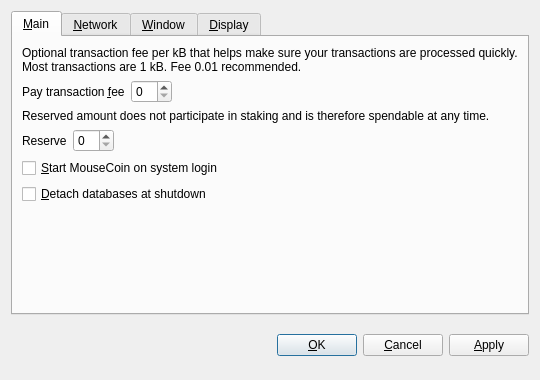
<?xml version="1.0" encoding="UTF-8"?>
<ui version="4.0">
 <class>OptionsDialog</class>
 <widget class="QDialog" name="OptionsDialog">
  <property name="geometry">
   <rect>
    <x>0</x>
    <y>0</y>
    <width>540</width>
    <height>380</height>
   </rect>
  </property>
  <property name="windowTitle">
   <string>Options</string>
  </property>
  <property name="modal">
   <bool>true</bool>
  </property>
  <layout class="QVBoxLayout" name="verticalLayout">
   <item>
    <widget class="QTabWidget" name="tabWidget">
     <property name="tabPosition">
      <enum>QTabWidget::North</enum>
     </property>
     <property name="currentIndex">
      <number>0</number>
     </property>
     <widget class="QWidget" name="tabMain">
      <attribute name="title">
       <string>&amp;Main</string>
      </attribute>
      <layout class="QVBoxLayout" name="verticalLayout_Main">
       <item>
        <widget class="QLabel" name="transactionFeeInfoLabel">
         <property name="text">
          <string>Optional transaction fee per kB that helps make sure your transactions are processed quickly. Most transactions are 1 kB. Fee 0.01 recommended.</string>
         </property>
         <property name="textFormat">
          <enum>Qt::PlainText</enum>
         </property>
         <property name="wordWrap">
          <bool>true</bool>
         </property>
        </widget>
       </item>
       <item>
        <layout class="QHBoxLayout" name="horizontalLayoutFee">
         <item>
          <widget class="QLabel" name="transactionFeeLabel">
           <property name="text">
            <string>Pay transaction &amp;fee</string>
           </property>
           <property name="textFormat">
            <enum>Qt::PlainText</enum>
           </property>
           <property name="buddy">
            <cstring>transactionFee</cstring>
           </property>
          </widget>
         </item>
         <item>
          <widget class="BitcoinAmountField" name="transactionFee"/>
         </item>
         <item>
          <spacer name="horizontalSpacerFee">
           <property name="orientation">
            <enum>Qt::Horizontal</enum>
           </property>
           <property name="sizeHint" stdset="0">
            <size>
             <width>40</width>
             <height>20</height>
            </size>
           </property>
          </spacer>
         </item>
        </layout>
       </item>
       <item>
        <widget class="QLabel" name="reserveBalanceInfoLabel">
         <property name="text">
          <string>Reserved amount does not participate in staking and is therefore spendable at any time.</string>
         </property>
         <property name="textFormat">
          <enum>Qt::PlainText</enum>
         </property>
         <property name="wordWrap">
          <bool>true</bool>
         </property>
        </widget>
       </item>
       <item>
        <layout class="QHBoxLayout" name="horizontalLayoutReserveBalance">
         <item>
          <widget class="QLabel" name="reserveBalanceLabel">
           <property name="text">
            <string>Reserve</string>
           </property>
           <property name="textFormat">
            <enum>Qt::PlainText</enum>
           </property>
           <property name="buddy">
            <cstring>reserveBalance</cstring>
           </property>
          </widget>
         </item>
         <item>
          <widget class="BitcoinAmountField" name="reserveBalance"/>
         </item>
         <item>
          <spacer name="horizontalSpacerReserveBalance">
           <property name="orientation">
            <enum>Qt::Horizontal</enum>
           </property>
           <property name="sizeHint" stdset="0">
            <size>
             <width>40</width>
             <height>20</height>
            </size>
           </property>
          </spacer>
         </item>
        </layout>
       </item>
       <item>
        <widget class="QCheckBox" name="bitcoinAtStartup">
         <property name="toolTip">
          <string>Automatically start MouseCoin after logging in to the system.</string>
         </property>
         <property name="text">
          <string>&amp;Start MouseCoin on system login</string>
         </property>
        </widget>
       </item>
       <item>
        <widget class="QCheckBox" name="detachDatabases">
         <property name="toolTip">
          <string>Detach block and address databases at shutdown. This means they can be moved to another data directory, but it slows down shutdown. The wallet is always detached.</string>
         </property>
         <property name="text">
          <string>&amp;Detach databases at shutdown</string>
         </property>
        </widget>
       </item>
       <item>
        <spacer name="verticalSpacer_Main">
         <property name="orientation">
          <enum>Qt::Vertical</enum>
         </property>
         <property name="sizeHint" stdset="0">
          <size>
           <width>20</width>
           <height>40</height>
          </size>
         </property>
        </spacer>
       </item>
      </layout>
     </widget>
     <widget class="QWidget" name="tabNetwork">
      <attribute name="title">
       <string>&amp;Network</string>
      </attribute>
      <layout class="QVBoxLayout" name="verticalLayout_Network">
       <item>
        <widget class="QCheckBox" name="mapPortUpnp">
         <property name="toolTip">
          <string>Automatically open the MouseCoin client port on the router. This only works when your router supports UPnP and it is enabled.</string>
         </property>
         <property name="text">
          <string>Map port using &amp;UPnP</string>
         </property>
        </widget>
       </item>
       <item>
        <widget class="QCheckBox" name="connectSocks">
         <property name="toolTip">
          <string>Connect to the MouseCoin network through a SOCKS proxy (e.g. when connecting through Tor).</string>
         </property>
         <property name="text">
          <string>&amp;Connect through SOCKS proxy:</string>
         </property>
        </widget>
       </item>
       <item>
        <layout class="QHBoxLayout" name="horizontalLayout_Network">
         <item>
          <widget class="QLabel" name="proxyIpLabel">
           <property name="text">
            <string>Proxy &amp;IP:</string>
           </property>
           <property name="textFormat">
            <enum>Qt::PlainText</enum>
           </property>
           <property name="buddy">
            <cstring>proxyIp</cstring>
           </property>
          </widget>
         </item>
         <item>
          <widget class="QValidatedLineEdit" name="proxyIp">
           <property name="maximumSize">
            <size>
             <width>140</width>
             <height>16777215</height>
            </size>
           </property>
           <property name="toolTip">
            <string>IP address of the proxy (e.g. 127.0.0.1)</string>
           </property>
          </widget>
         </item>
         <item>
          <widget class="QLabel" name="proxyPortLabel">
           <property name="text">
            <string>&amp;Port:</string>
           </property>
           <property name="textFormat">
            <enum>Qt::PlainText</enum>
           </property>
           <property name="buddy">
            <cstring>proxyPort</cstring>
           </property>
          </widget>
         </item>
         <item>
          <widget class="QLineEdit" name="proxyPort">
           <property name="maximumSize">
            <size>
             <width>55</width>
             <height>16777215</height>
            </size>
           </property>
           <property name="toolTip">
            <string>Port of the proxy (e.g. 9050)</string>
           </property>
          </widget>
         </item>
         <item>
          <widget class="QLabel" name="socksVersionLabel">
           <property name="text">
            <string>SOCKS &amp;Version:</string>
           </property>
           <property name="textFormat">
            <enum>Qt::PlainText</enum>
           </property>
           <property name="buddy">
            <cstring>socksVersion</cstring>
           </property>
          </widget>
         </item>
         <item>
          <widget class="QValueComboBox" name="socksVersion">
           <property name="toolTip">
            <string>SOCKS version of the proxy (e.g. 5)</string>
           </property>
          </widget>
         </item>
         <item>
          <spacer name="horizontalSpacer_Network">
           <property name="orientation">
            <enum>Qt::Horizontal</enum>
           </property>
           <property name="sizeHint" stdset="0">
            <size>
             <width>40</width>
             <height>20</height>
            </size>
           </property>
          </spacer>
         </item>
        </layout>
       </item>
       <item>
        <spacer name="verticalSpacer_Network">
         <property name="orientation">
          <enum>Qt::Vertical</enum>
         </property>
         <property name="sizeHint" stdset="0">
          <size>
           <width>20</width>
           <height>40</height>
          </size>
         </property>
        </spacer>
       </item>
      </layout>
     </widget>
     <widget class="QWidget" name="tabWindow">
      <attribute name="title">
       <string>&amp;Window</string>
      </attribute>
      <layout class="QVBoxLayout" name="verticalLayout_Window">
       <item>
        <widget class="QCheckBox" name="minimizeToTray">
         <property name="toolTip">
          <string>Show only a tray icon after minimizing the window.</string>
         </property>
         <property name="text">
          <string>&amp;Minimize to the tray instead of the taskbar</string>
         </property>
        </widget>
       </item>
       <item>
        <widget class="QCheckBox" name="minimizeOnClose">
         <property name="toolTip">
          <string>Minimize instead of exit the application when the window is closed. When this option is enabled, the application will be closed only after selecting Quit in the menu.</string>
         </property>
         <property name="text">
          <string>M&amp;inimize on close</string>
         </property>
        </widget>
       </item>
       <item>
        <spacer name="verticalSpacer_Window">
         <property name="orientation">
          <enum>Qt::Vertical</enum>
         </property>
         <property name="sizeHint" stdset="0">
          <size>
           <width>20</width>
           <height>40</height>
          </size>
         </property>
        </spacer>
       </item>
      </layout>
     </widget>
     <widget class="QWidget" name="tabDisplay">
      <attribute name="title">
       <string>&amp;Display</string>
      </attribute>
      <layout class="QVBoxLayout" name="verticalLayout_Display">
       <item>
        <layout class="QHBoxLayout" name="horizontalLayout_1_Display">
         <item>
          <widget class="QLabel" name="langLabel">
           <property name="text">
            <string>User Interface &amp;language:</string>
           </property>
           <property name="textFormat">
            <enum>Qt::PlainText</enum>
           </property>
           <property name="buddy">
            <cstring>lang</cstring>
           </property>
          </widget>
         </item>
         <item>
          <widget class="QValueComboBox" name="lang">
           <property name="toolTip">
            <string>The user interface language can be set here. This setting will take effect after restarting MouseCoin.</string>
           </property>
          </widget>
         </item>
        </layout>
       </item>
       <item>
        <layout class="QHBoxLayout" name="horizontalLayout_2_Display">
         <item>
          <widget class="QLabel" name="unitLabel">
           <property name="text">
            <string>&amp;Unit to show amounts in:</string>
           </property>
           <property name="textFormat">
            <enum>Qt::PlainText</enum>
           </property>
           <property name="buddy">
            <cstring>unit</cstring>
           </property>
          </widget>
         </item>
         <item>
          <widget class="QValueComboBox" name="unit">
           <property name="toolTip">
            <string>Choose the default subdivision unit to show in the interface and when sending coins.</string>
           </property>
          </widget>
         </item>
        </layout>
       </item>
       <item>
        <widget class="QCheckBox" name="displayAddresses">
         <property name="toolTip">
          <string>Whether to show MouseCoin addresses in the transaction list or not.</string>
         </property>
         <property name="text">
          <string>&amp;Display addresses in transaction list</string>
         </property>
        </widget>
       </item>
       <item>
        <widget class="QCheckBox" name="coinControlFeatures">
         <property name="toolTip">
          <string>Whether to show coin control features or not.</string>
         </property>
         <property name="text">
          <string>Display coin &amp;control features (experts only!)</string>
         </property>
        </widget>
       </item>
       <item>
        <spacer name="verticalSpacer_Display">
         <property name="orientation">
          <enum>Qt::Vertical</enum>
         </property>
         <property name="sizeHint" stdset="0">
          <size>
           <width>20</width>
           <height>40</height>
          </size>
         </property>
        </spacer>
       </item>
      </layout>
     </widget>
    </widget>
   </item>
   <item>
    <layout class="QHBoxLayout" name="horizontalLayout_Buttons">
     <item>
      <spacer name="horizontalSpacer_1">
       <property name="orientation">
        <enum>Qt::Horizontal</enum>
       </property>
       <property name="sizeHint" stdset="0">
        <size>
         <width>40</width>
         <height>48</height>
        </size>
       </property>
      </spacer>
     </item>
     <item>
      <widget class="QLabel" name="statusLabel">
       <property name="font">
        <font>
         <weight>75</weight>
         <bold>true</bold>
        </font>
       </property>
       <property name="text">
        <string/>
       </property>
       <property name="textFormat">
        <enum>Qt::PlainText</enum>
       </property>
       <property name="wordWrap">
        <bool>true</bool>
       </property>
      </widget>
     </item>
     <item>
      <spacer name="horizontalSpacer_2">
       <property name="orientation">
        <enum>Qt::Horizontal</enum>
       </property>
       <property name="sizeHint" stdset="0">
        <size>
         <width>40</width>
         <height>48</height>
        </size>
       </property>
      </spacer>
     </item>
     <item>
      <widget class="QPushButton" name="okButton">
       <property name="text">
        <string>&amp;OK</string>
       </property>
      </widget>
     </item>
     <item>
      <widget class="QPushButton" name="cancelButton">
       <property name="text">
        <string>&amp;Cancel</string>
       </property>
       <property name="autoDefault">
        <bool>false</bool>
       </property>
      </widget>
     </item>
     <item>
      <widget class="QPushButton" name="applyButton">
       <property name="text">
        <string>&amp;Apply</string>
       </property>
       <property name="autoDefault">
        <bool>false</bool>
       </property>
      </widget>
     </item>
    </layout>
   </item>
  </layout>
 </widget>
 <customwidgets>
  <customwidget>
   <class>BitcoinAmountField</class>
   <extends>QSpinBox</extends>
   <header>bitcoinamountfield.h</header>
  </customwidget>
  <customwidget>
   <class>QValueComboBox</class>
   <extends>QComboBox</extends>
   <header>qvaluecombobox.h</header>
  </customwidget>
  <customwidget>
   <class>QValidatedLineEdit</class>
   <extends>QLineEdit</extends>
   <header>qvalidatedlineedit.h</header>
  </customwidget>
 </customwidgets>
 <resources/>
 <connections/>
</ui>
